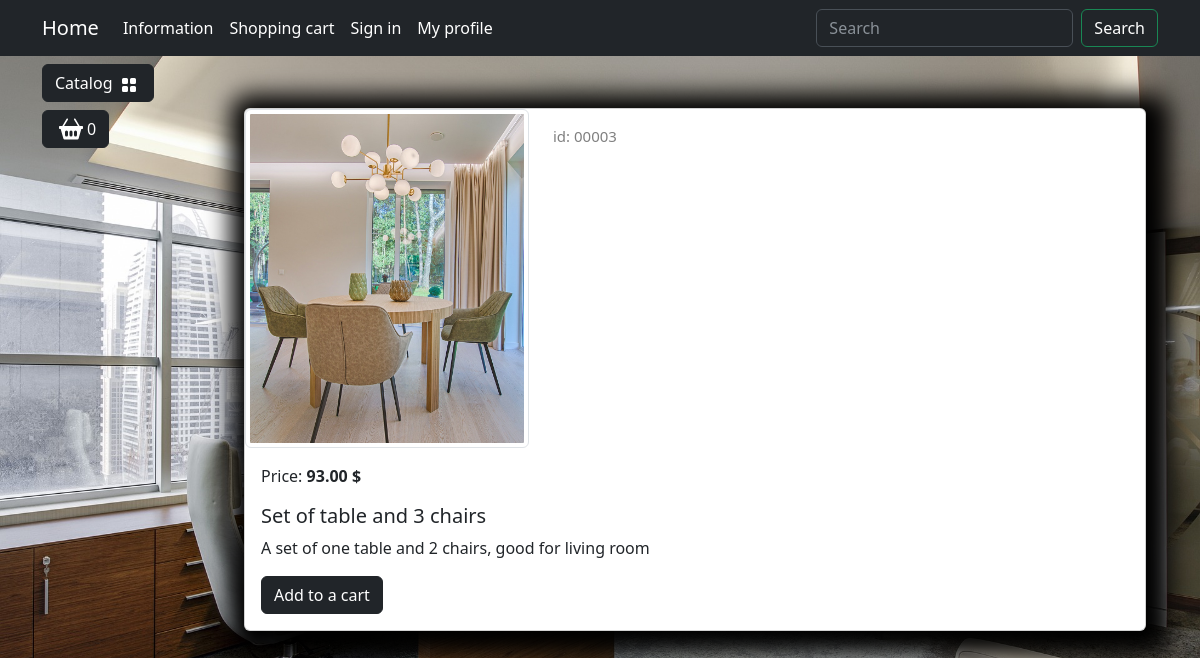
Page /catalog/product/set-of-table-and-3-chairs/ on the committed database.
### goods/models.py (models this page shows, shortened)
class Products(models.Model):
    name = models.CharField(max_length=50, unique=True, verbose_name='Product')
    slug = models.SlugField(max_length=200, unique=True, blank=True, null=True, verbose_name='URL')
    description = models.TextField(max_length=500, blank=True, null=True, verbose_name="Description")
    image = models.ImageField(upload_to='goods_images', blank=True, null=True, verbose_name="Image")
    price = models.DecimalField(default=0.00, max_digits=7, decimal_places=2, verbose_name="Price")
    discount = models.DecimalField(default=0.00, max_digits=4, decimal_places=2, verbose_name="Discount in %")
    quantity = models.PositiveIntegerField(default=0, verbose_name='Quantity')
    category = models.ForeignKey(to=Categories, on_delete=models.CASCADE, verbose_name="Category")
    class Meta:
        db_table = 'product'
        verbose_name = 'Product'
        verbose_name_plural = "Products"
        ordering = ("id",)
    def display_id(self):
        return f'{self.id:05}'
    def sell_price(self):
        if self.discount:
            return round(self.price - self.price * self.discount/100, 2)
        return self.price

### goods/views.py (the view)
# urls.py: path('product/<slug:product_slug>/', views.product, name='product'),
def product(request, product_slug):
    product = Products.objects.get(slug=product_slug)
    context = {
        'product' : product,
    }
    return render(request, 'goods/product.html', context=context)

### goods/templatetags/goods_tags.py (called while the page is built)
@register.simple_tag()
def tag_categories():
    return Categories.objects.all()

### goods/templates/goods/product.html (shortened to what this page needs)
{% extends "main/base.html" %}
{% load static %}
{% block content %}
<div class="container mt-5">
    <div class="card mb-4 custom-shadow">
        <div class="row">
            <div class="col-md-4">
                <img src="{{ product.image.url }}"
                    class="img-thumbnail" data-bs-toggle="modal" data-bs-target="#imageModal1">
            </div>
            <div class="col-md-4 ">
                <p class="product_id mt-3"> id: {{ product.display_id }} </p>
            </div>
        </div>
        <div class="card-body">
            <p class="card-text">Price: <strong>{{ product.sell_price }} $</strong></p>
            <h5 class="card-title"> {{ product.name }} </h5>
            <p class="card-text">{{ product.description }}</p>
            <a href="#" class="btn btn-dark add-to-cart"> Add to a cart </a>
        </div>
    </div>
</div>
{% endblock content %}

### static/deps/css/my_css.css (style rules this page uses)
.custom-shadow { box-shadow: 5px 5px 25px 19px #000000; }
.product_id { color: gray; font-size: 15px; }

### rows in the picture
Products: image (picture), display_id "00003", sell_price "93.00", name "Set of table and 3 chairs", description "A set of one table and 2 chairs, good for living room"
